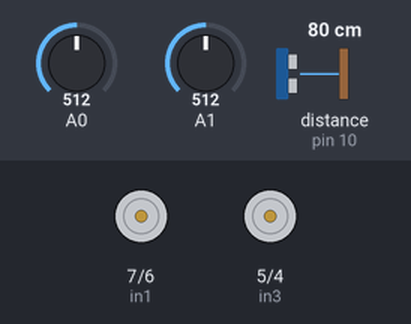
Bench run of a sketch on a simulated Arduino Uno, built with avr-gcc and run on an emulated ATmega328P. On the bench: motor-driver pin pairs drawn as motors (green arrow = first pin HIGH = forward, orange = second pin HIGH = backward, longer = more drive, scaled by the enable pin). Wiring (inferred from the names in the program): ultrasonic range finder: trigger pin 9; echo pin 10. The inputs (shaded band) are chosen by the test bench; at power-on: distance to the obstacle (sensor on pin 10) 80 cm, A1 = 512, A0 = 512. The echo pulse lasts 58.3 µs per cm.

Above: at 1.2 s.
1.3 s: distance to the obstacle (sensor on pin 10) set to 98 cm
2.8 s: distance to the obstacle (sensor on pin 10) set to 106 cm
At 4.0 s:
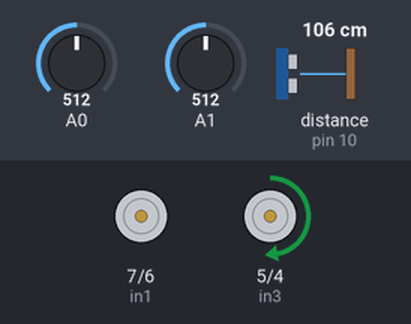
4.3 s: A1 set to 514
At 5.3 s:
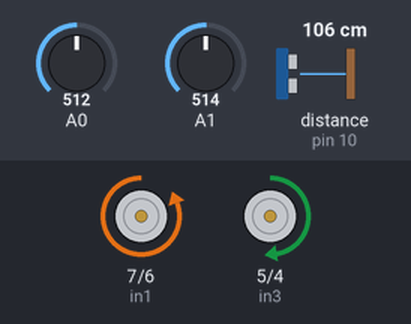
5.8 s: A0 set to 494
At 6.3 s:
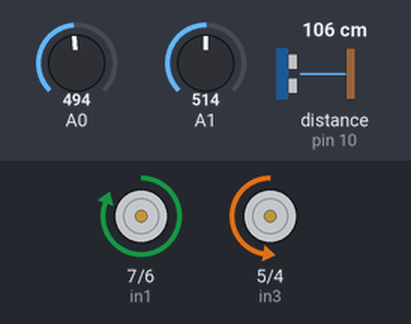
7.3 s: A1 set to 716
At 7.6 s:
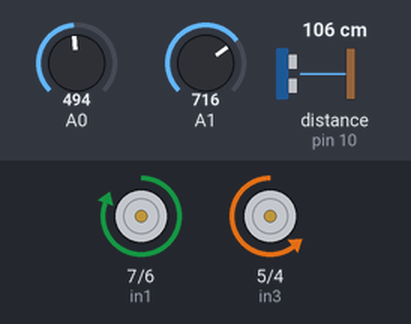
8.8 s: A0 set to 522
At 9.9 s:
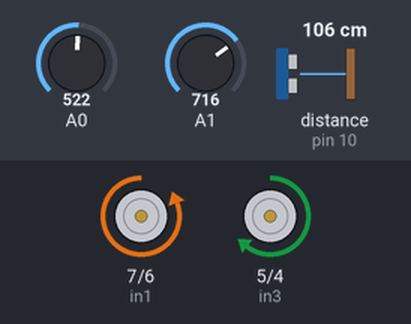
Timing chart, 0 to 14.5 s (numbered marks = the images above; inputs shaded):
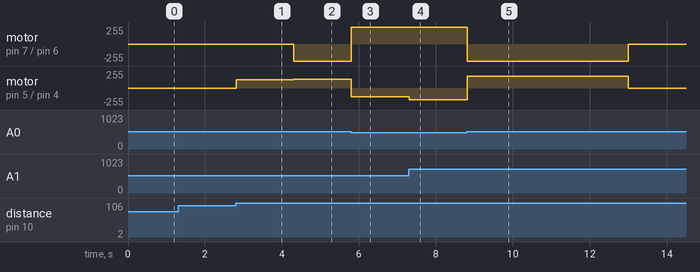

Measured:
- the behaviour switches between 101 and 102 cm on distance to the obstacle (sensor on pin 10) (found by bisection; images 0 and 1)
- the behaviour switches between 513 and 514 on A1 (found by bisection; images 1 and 2)
- the behaviour switches between 512 and 511 on A0 (found by bisection; images 2 and 3)
- after the input at 1.3 s, every drawn part: stays the same
- after the input at 2.8 s, motor on pin 5 (in3) / pin 4 (in4): stopped → forward 127/255 at once
- after the input at 4.3 s, motor on pin 7 (in1) / pin 6 (in2): stopped → backward 255/255 at once; motor on pin 5 (in3) / pin 4 (in4): forward 127/255 → forward 128/255 at once
- after the input at 5.8 s, motor on pin 7 (in1) / pin 6 (in2): backward 255/255 → forward 255/255 at once; motor on pin 5 (in3) / pin 4 (in4): forward 128/255 → backward 128/255 at once
- after the input at 7.3 s, motor on pin 5 (in3) / pin 4 (in4): backward 128/255 → backward 178/255 at once
- after the input at 8.8 s, motor on pin 7 (in1) / pin 6 (in2): forward 255/255 → backward 255/255 at once, → stopped 4.2 s later; motor on pin 5 (in3) / pin 4 (in4): backward 178/255 → forward 178/255 at once, → stopped 4.2 s later

The sketch:

arduino-dual-motor-safety-control.ino
```cpp
byte enA = 8;
byte in1 = 7;
byte in2 = 6;

byte enB = 3;
byte in3 = 5;
byte in4 = 4;

byte trigPin = 9;
byte echoPin = 10;

const int thresholdDistance = 100;
const unsigned long timerInterval = 5000; // milliseconds (5 seconds)

volatile unsigned long timerCounter = 0;
volatile bool motorsRunning = false;
int lastDirection = 0;
int lastSpeed = 0;

void setup() {
  // Set pins 3-9 as outputs
  for (int i = 3; i < 10; i++)
    pinMode(i, OUTPUT);

  // Initialize motor control pins to LOW
  digitalWrite(in1, LOW);
  digitalWrite(in2, LOW);
  digitalWrite(in3, LOW);
  digitalWrite(in4, LOW);

  // Set analog pins as inputs
  pinMode(A0, INPUT);
  pinMode(A1, INPUT);
  pinMode(trigPin, OUTPUT);
  pinMode(echoPin, INPUT);

  cli();       // Disable interrupts
  TCCR1A = 0;  // Clear timer1 control register A
  TCCR1B = 0;  // Clear timer1 control register B
  TCNT1 = 0;   // Initialize counter value to 0
  OCR1A = 15624;     // Set compare match register for 1Hz frequency
  TCCR1B |= (1 << WGM12);  // Turn on CTC mode
  TCCR1B |= (1 << CS12) | (1 << CS10); // Set prescaler to 1024
  TIMSK1 |= (1 << OCIE1A); // Enable timer compare interrupt
  sei(); // Enable interrupts
}

void loop() {
  // Read potentiometer values for direction and speed
  int direction = analogRead(A0);
  int speed = map(analogRead(A1), 0, 1023, 0, 255);

  // Get distance from ultrasonic sensor
  int distance = getDistance();

  // Check safety conditions
  if (distance <= thresholdDistance || timerCounter >= timerInterval) {
    if (motorsRunning) {
      stopMotors();
      motorsRunning = false;
    }
  } else {
    // Start motors if not running
    if (!motorsRunning) {
      startTimer();
      motorsRunning = true;
    }
    // Reset timer if direction or speed changed
    if (direction != lastDirection || speed != lastSpeed) {
      lastDirection = direction;
      lastSpeed = speed;
      motorsRunning = true;
      timerCounter = 0;
    }
    Control(direction, speed);
  }
}

int getDistance() {
  // Send ultrasonic pulse
  digitalWrite(trigPin, HIGH);
  delayMicroseconds(2);
  digitalWrite(trigPin, LOW);

  // Measure the response
  long duration = pulseIn(echoPin, HIGH);
  int distance = (duration / 2) / 29.154; // Convert to centimeters

  return distance;
}

void Control(int direction, int speed) {
  // Set motor speeds
  analogWrite(enA, speed);
  analogWrite(enB, speed);

  // Control motor direction
  if (direction < 512) {
    // Turn left
    digitalWrite(in1, HIGH);
    digitalWrite(in2, LOW);
    digitalWrite(in3, LOW);
    digitalWrite(in4, HIGH);
  } else {
    // Turn right
    digitalWrite(in1, LOW);
    digitalWrite(in2, HIGH);
    digitalWrite(in3, HIGH);
    digitalWrite(in4, LOW);
  }
}

void startTimer() {
  // Initialize timer counter
  timerCounter = 0;
}

void stopMotors() {
  // Stop both motors
  analogWrite(enA, 0);
  analogWrite(enB, 0);
}

ISR(TIMER1_COMPA_vect) { // Timer compare match interrupt handler
  if (motorsRunning) {
    timerCounter += 1000; // Increment counter every second
    if (timerCounter >= timerInterval) {
      stopMotors();
      motorsRunning = false;
    }
  }
}
```
